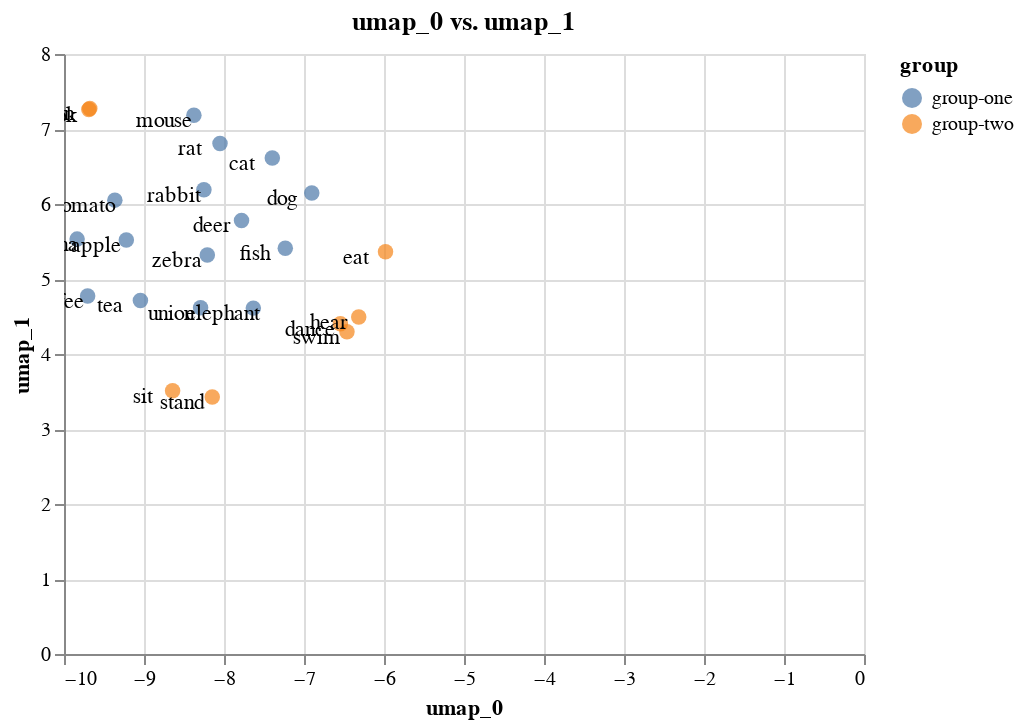

Here is the notebook cell this chart was saved with:
### Code cell
emb1 = lang[words1].transform(umap).add_property('group', lambda d: 'group-one')
emb2 = lang[words2].transform(umap).add_property('group', lambda d: 'group-two')
both = emb1.merge(emb2)

both.plot_interactive('umap_0', 'umap_1', color='group')

### Figure 1 — Vega-Lite specification as saved in the notebook (floating-point values rounded to 4 significant figures)
{"config": {"view": {"continuousWidth": 400, "continuousHeight": 300}}, "layer": [{"mark": {"type": "circle", "size": 60}, "encoding": {"color": {"type": "nominal", "field": "group"}, "tooltip": [{"type": "nominal", "field": "name"}, {"type": "nominal", "field": "original"}], "x": {"type": "quantitative", "axis": {"title": "umap_0"}, "field": "x_axis"}, "y": {"type": "quantitative", "axis": {"title": "umap_1"}, "field": "y_axis"}}, "selection": {"selector007": {"type": "interval", "bind": "scales", "encodings": ["x", "y"]}}, "title": "umap_0 vs. umap_1"}, {"mark": {"type": "text", "color": "black", "dx": -15, "dy": 3}, "encoding": {"text": {"type": "nominal", "field": "original"}, "x": {"type": "quantitative", "axis": {"title": "umap_0"}, "field": "x_axis"}, "y": {"type": "quantitative", "axis": {"title": "umap_1"}, "field": "y_axis"}}}], "data": {"name": "data-3a20d1f067643eb0e3b3697050f10f88"}, "$schema": "https://vega.github.io/schema/vega-lite/v4.8.1.json", "datasets": {"data-3a20d1f067643eb0e3b3697050f10f88": [{"x_axis": -6.903, "y_axis": 6.146, "name": "dog", "original": "dog", "group": "group-one"}, {"x_axis": -7.396, "y_axis": 6.614, "name": "cat", "original": "cat", "group": "group-one"}, {"x_axis": -8.376, "y_axis": 7.183, "name": "mouse", "original": "mouse", "group": "group-one"}, {"x_axis": -7.781, "y_axis": 5.78, "name": "deer", "original": "deer", "group": "group-one"}, {"x_axis": -7.633, "y_axis": 4.612, "name": "elephant", "original": "elephant", "group": "group-one"}, {"x_axis": -8.208, "y_axis": 5.319, "name": "zebra", "original": "zebra", "group": "group-one"}, {"x_axis": -7.234, "y_axis": 5.409, "name": "fish", "original": "fish", "group": "group-one"}, {"x_axis": -8.251, "y_axis": 6.19, "name": "rabbit", "original": "rabbit", "group": "group-one"}, {"x_axis": -8.05, "y_axis": 6.807, "name": "rat", "original": "rat", "group": "group-one"}, {"x_axis": -9.364, "y_axis": 6.052, "name": "tomato", "original": "tomato", "group": "group-one"}, {"x_axis": -9.836, "y_axis": 5.532, "name": "banana", "original": "banana", "group": "group-one"}, {"x_axis": -9.704, "y_axis": 4.772, "name": "coffee", "original": "coffee", "group": "group-one"}, {"x_axis": -9.045, "y_axis": 4.714, "name": "tea", "original": "tea", "group": "group-one"}, {"x_axis": -9.221, "y_axis": 5.519, "name": "apple", "original": "apple", "group": "group-one"}, {"x_axis": -8.293, "y_axis": 4.618, "name": "union", "original": "union", "group": "group-one"}, {"x_axis": -9.678, "y_axis": 7.274, "name": "run", "original": "run", "group": "group-two"}, {"x_axis": -6.463, "y_axis": 4.295, "name": "swim", "original": "swim", "group": "group-two"}, {"x_axis": -6.545, "y_axis": 4.404, "name": "dance", "original": "dance", "group": "group-two"}, {"x_axis": -8.643, "y_axis": 3.509, "name": "sit", "original": "sit", "group": "group-two"}, {"x_axis": -5.981, "y_axis": 5.362, "name": "eat", "original": "eat", "group": "group-two"}, {"x_axis": -6.316, "y_axis": 4.494, "name": "hear", "original": "hear", "group": "group-two"}, {"x_axis": -9.69, "y_axis": 7.26, "name": "look", "original": "look", "group": "group-two"}, {"x_axis": -8.147, "y_axis": 3.427, "name": "stand", "original": "stand", "group": "group-two"}]}}
